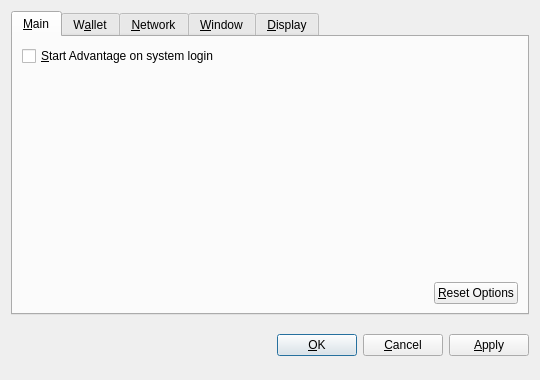
<?xml version="1.0" encoding="UTF-8"?>
<ui version="4.0">
 <class>OptionsDialog</class>
 <widget class="QDialog" name="OptionsDialog">
  <property name="geometry">
   <rect>
    <x>0</x>
    <y>0</y>
    <width>540</width>
    <height>380</height>
   </rect>
  </property>
  <property name="windowTitle">
   <string>Options</string>
  </property>
  <property name="modal">
   <bool>true</bool>
  </property>
  <layout class="QVBoxLayout" name="verticalLayout">
   <item>
    <widget class="QTabWidget" name="tabWidget">
     <property name="tabPosition">
      <enum>QTabWidget::North</enum>
     </property>
     <property name="currentIndex">
      <number>0</number>
     </property>
     <widget class="QWidget" name="tabMain">
      <attribute name="title">
       <string>&amp;Main</string>
      </attribute>
      <layout class="QVBoxLayout" name="verticalLayout_Main">
       <item>
        <widget class="QCheckBox" name="bitcoinAtStartup">
         <property name="toolTip">
          <string>Automatically start Advantage after logging in to the system.</string>
         </property>
         <property name="text">
          <string>&amp;Start Advantage on system login</string>
         </property>
        </widget>
       </item>
       <item>
        <spacer name="verticalSpacer_Main">
         <property name="orientation">
          <enum>Qt::Vertical</enum>
         </property>
         <property name="sizeHint" stdset="0">
          <size>
           <width>20</width>
           <height>40</height>
          </size>
         </property>
        </spacer>
       </item>
       <item>
        <layout class="QHBoxLayout" name="horizontalLayout_2_Main">
         <item>
          <spacer name="horizontalSpacer_2_Main">
           <property name="orientation">
            <enum>Qt::Horizontal</enum>
           </property>
           <property name="sizeHint" stdset="0">
            <size>
             <width>40</width>
             <height>20</height>
            </size>
           </property>
          </spacer>
         </item>
         <item>
          <widget class="QPushButton" name="resetButton">
           <property name="toolTip">
            <string>Reset all client options to default.</string>
           </property>
           <property name="text">
            <string>&amp;Reset Options</string>
           </property>
           <property name="autoDefault">
            <bool>false</bool>
           </property>
          </widget>
         </item>
        </layout>
       </item>
      </layout>
     </widget>
     <widget class="QWidget" name="tabWallet">
      <attribute name="title">
       <string>W&amp;allet</string>
      </attribute>
      <layout class="QVBoxLayout" name="verticalLayout_Network">
       <item>
        <widget class="QLabel" name="transactionFeeInfoLabel">
         <property name="text">
          <string>Optional transaction fee per kB that helps make sure your transactions are processed quickly. Most transactions are 1 kB.</string>
         </property>
         <property name="textFormat">
          <enum>Qt::PlainText</enum>
         </property>
         <property name="wordWrap">
          <bool>true</bool>
         </property>
        </widget>
       </item>
       <item>
        <layout class="QHBoxLayout" name="horizontalLayout_1_Main">
         <item>
          <widget class="QLabel" name="transactionFeeLabel">
           <property name="text">
            <string>Pay transaction &amp;fee</string>
           </property>
           <property name="textFormat">
            <enum>Qt::PlainText</enum>
           </property>
           <property name="buddy">
            <cstring>transactionFee</cstring>
           </property>
          </widget>
         </item>
         <item>
          <widget class="BitcoinAmountField" name="transactionFee"/>
         </item>
         <item>
          <spacer name="horizontalSpacer_1_Main">
           <property name="orientation">
            <enum>Qt::Horizontal</enum>
           </property>
           <property name="sizeHint" stdset="0">
            <size>
             <width>40</width>
             <height>20</height>
            </size>
           </property>
          </spacer>
         </item>
        </layout>
       </item>
       <item>
        <widget class="QLabel" name="label">
         <property name="text">
          <string>If you disable the spending of unconfirmed change, the change from a transaction cannot be used until that transaction has at least one confirmation. This also affects how your balance is computed.</string>
         </property>
         <property name="wordWrap">
          <bool>true</bool>
         </property>
        </widget>
       </item>
       <item>
        <widget class="QCheckBox" name="spendZeroConfChange">
         <property name="text">
          <string>Spend unconfirmed change  (experts only)</string>
         </property>
        </widget>
       </item>
       <item>
        <spacer name="verticalSpacer">
         <property name="orientation">
          <enum>Qt::Vertical</enum>
         </property>
         <property name="sizeHint" stdset="0">
          <size>
           <width>20</width>
           <height>40</height>
          </size>
         </property>
        </spacer>
       </item>
      </layout>
     </widget>
     <widget class="QWidget" name="tabNetwork">
      <attribute name="title">
       <string>&amp;Network</string>
      </attribute>
      <layout class="QVBoxLayout" name="verticalLayout_Network">
       <item>
        <widget class="QCheckBox" name="mapPortUpnp">
         <property name="toolTip">
          <string>Automatically open the Advantage client port on the router. This only works when your router supports UPnP and it is enabled.</string>
         </property>
         <property name="text">
          <string>Map port using &amp;UPnP</string>
         </property>
        </widget>
       </item>
       <item>
        <widget class="QCheckBox" name="connectSocks">
         <property name="toolTip">
          <string>Connect to the Advantage network through a SOCKS proxy (e.g. when connecting through Tor).</string>
         </property>
         <property name="text">
          <string>&amp;Connect through SOCKS proxy:</string>
         </property>
        </widget>
       </item>
       <item>
        <layout class="QHBoxLayout" name="horizontalLayout_Network">
         <item>
          <widget class="QLabel" name="proxyIpLabel">
           <property name="text">
            <string>Proxy &amp;IP:</string>
           </property>
           <property name="textFormat">
            <enum>Qt::PlainText</enum>
           </property>
           <property name="buddy">
            <cstring>proxyIp</cstring>
           </property>
          </widget>
         </item>
         <item>
          <widget class="QValidatedLineEdit" name="proxyIp">
           <property name="maximumSize">
            <size>
             <width>140</width>
             <height>16777215</height>
            </size>
           </property>
           <property name="toolTip">
            <string>IP address of the proxy (e.g. 127.0.0.1)</string>
           </property>
          </widget>
         </item>
         <item>
          <widget class="QLabel" name="proxyPortLabel">
           <property name="text">
            <string>&amp;Port:</string>
           </property>
           <property name="textFormat">
            <enum>Qt::PlainText</enum>
           </property>
           <property name="buddy">
            <cstring>proxyPort</cstring>
           </property>
          </widget>
         </item>
         <item>
          <widget class="QLineEdit" name="proxyPort">
           <property name="maximumSize">
            <size>
             <width>55</width>
             <height>16777215</height>
            </size>
           </property>
           <property name="toolTip">
            <string>Port of the proxy (e.g. 9050)</string>
           </property>
          </widget>
         </item>
         <item>
          <widget class="QLabel" name="socksVersionLabel">
           <property name="text">
            <string>SOCKS &amp;Version:</string>
           </property>
           <property name="textFormat">
            <enum>Qt::PlainText</enum>
           </property>
           <property name="buddy">
            <cstring>socksVersion</cstring>
           </property>
          </widget>
         </item>
         <item>
          <widget class="QValueComboBox" name="socksVersion">
           <property name="toolTip">
            <string>SOCKS version of the proxy (e.g. 5)</string>
           </property>
          </widget>
         </item>
         <item>
          <spacer name="horizontalSpacer_Network">
           <property name="orientation">
            <enum>Qt::Horizontal</enum>
           </property>
           <property name="sizeHint" stdset="0">
            <size>
             <width>40</width>
             <height>20</height>
            </size>
           </property>
          </spacer>
         </item>
        </layout>
       </item>
       <item>
        <spacer name="verticalSpacer_Network">
         <property name="orientation">
          <enum>Qt::Vertical</enum>
         </property>
         <property name="sizeHint" stdset="0">
          <size>
           <width>20</width>
           <height>40</height>
          </size>
         </property>
        </spacer>
       </item>
      </layout>
     </widget>
     <widget class="QWidget" name="tabWindow">
      <attribute name="title">
       <string>&amp;Window</string>
      </attribute>
      <layout class="QVBoxLayout" name="verticalLayout_Window">
       <item>
        <widget class="QCheckBox" name="minimizeToTray">
         <property name="toolTip">
          <string>Show only a tray icon after minimizing the window.</string>
         </property>
         <property name="text">
          <string>&amp;Minimize to the tray instead of the taskbar</string>
         </property>
        </widget>
       </item>
       <item>
        <widget class="QCheckBox" name="minimizeOnClose">
         <property name="toolTip">
          <string>Minimize instead of exit the application when the window is closed. When this option is enabled, the application will be closed only after selecting Quit in the menu.</string>
         </property>
         <property name="text">
          <string>M&amp;inimize on close</string>
         </property>
        </widget>
       </item>
       <item>
        <spacer name="verticalSpacer_Window">
         <property name="orientation">
          <enum>Qt::Vertical</enum>
         </property>
         <property name="sizeHint" stdset="0">
          <size>
           <width>20</width>
           <height>40</height>
          </size>
         </property>
        </spacer>
       </item>
      </layout>
     </widget>
     <widget class="QWidget" name="tabDisplay">
      <attribute name="title">
       <string>&amp;Display</string>
      </attribute>
      <layout class="QVBoxLayout" name="verticalLayout_Display">
       <item>
        <layout class="QHBoxLayout" name="horizontalLayout_1_Display">
         <item>
          <widget class="QLabel" name="langLabel">
           <property name="text">
            <string>User Interface &amp;language:</string>
           </property>
           <property name="textFormat">
            <enum>Qt::PlainText</enum>
           </property>
           <property name="buddy">
            <cstring>lang</cstring>
           </property>
          </widget>
         </item>
         <item>
          <widget class="QValueComboBox" name="lang">
           <property name="toolTip">
            <string>The user interface language can be set here. This setting will take effect after restarting Advantage.</string>
           </property>
          </widget>
         </item>
        </layout>
       </item>
       <item>
        <layout class="QHBoxLayout" name="horizontalLayout_2_Display">
         <item>
          <widget class="QLabel" name="unitLabel">
           <property name="text">
            <string>&amp;Unit to show amounts in:</string>
           </property>
           <property name="textFormat">
            <enum>Qt::PlainText</enum>
           </property>
           <property name="buddy">
            <cstring>unit</cstring>
           </property>
          </widget>
         </item>
         <item>
          <widget class="QValueComboBox" name="unit">
           <property name="toolTip">
            <string>Choose the default subdivision unit to show in the interface and when sending coins.</string>
           </property>
          </widget>
         </item>
        </layout>
       </item>
       <item>
        <widget class="QCheckBox" name="displayAddresses">
         <property name="toolTip">
          <string>Whether to show Advantage addresses in the transaction list or not.</string>
         </property>
         <property name="text">
          <string>&amp;Display addresses in transaction list</string>
         </property>
        </widget>
       </item>
       <item>
        <widget class="QCheckBox" name="coinControlFeatures">
         <property name="toolTip">
          <string>Whether to show coin control features or not.</string>
         </property>
         <property name="text">
          <string>Display coin &amp;control features (experts only!)</string>
         </property>
        </widget>
       </item>
       <item>
        <spacer name="verticalSpacer_Display">
         <property name="orientation">
          <enum>Qt::Vertical</enum>
         </property>
         <property name="sizeHint" stdset="0">
          <size>
           <width>20</width>
           <height>40</height>
          </size>
         </property>
        </spacer>
       </item>
      </layout>
     </widget>
    </widget>
   </item>
   <item>
    <layout class="QHBoxLayout" name="horizontalLayout_Buttons">
     <item>
      <spacer name="horizontalSpacer_1">
       <property name="orientation">
        <enum>Qt::Horizontal</enum>
       </property>
       <property name="sizeHint" stdset="0">
        <size>
         <width>40</width>
         <height>48</height>
        </size>
       </property>
      </spacer>
     </item>
     <item>
      <widget class="QLabel" name="statusLabel">
       <property name="font">
        <font>
         <weight>75</weight>
         <bold>true</bold>
        </font>
       </property>
       <property name="text">
        <string/>
       </property>
       <property name="textFormat">
        <enum>Qt::PlainText</enum>
       </property>
       <property name="wordWrap">
        <bool>true</bool>
       </property>
      </widget>
     </item>
     <item>
      <spacer name="horizontalSpacer_2">
       <property name="orientation">
        <enum>Qt::Horizontal</enum>
       </property>
       <property name="sizeHint" stdset="0">
        <size>
         <width>40</width>
         <height>48</height>
        </size>
       </property>
      </spacer>
     </item>
     <item>
      <widget class="QPushButton" name="okButton">
       <property name="text">
        <string>&amp;OK</string>
       </property>
      </widget>
     </item>
     <item>
      <widget class="QPushButton" name="cancelButton">
       <property name="text">
        <string>&amp;Cancel</string>
       </property>
       <property name="autoDefault">
        <bool>false</bool>
       </property>
      </widget>
     </item>
     <item>
      <widget class="QPushButton" name="applyButton">
       <property name="text">
        <string>&amp;Apply</string>
       </property>
       <property name="autoDefault">
        <bool>false</bool>
       </property>
      </widget>
     </item>
    </layout>
   </item>
  </layout>
 </widget>
 <customwidgets>
  <customwidget>
   <class>BitcoinAmountField</class>
   <extends>QSpinBox</extends>
   <header>bitcoinamountfield.h</header>
  </customwidget>
  <customwidget>
   <class>QValueComboBox</class>
   <extends>QComboBox</extends>
   <header>qvaluecombobox.h</header>
  </customwidget>
  <customwidget>
   <class>QValidatedLineEdit</class>
   <extends>QLineEdit</extends>
   <header>qvalidatedlineedit.h</header>
  </customwidget>
 </customwidgets>
 <resources/>
 <connections/>
</ui>
